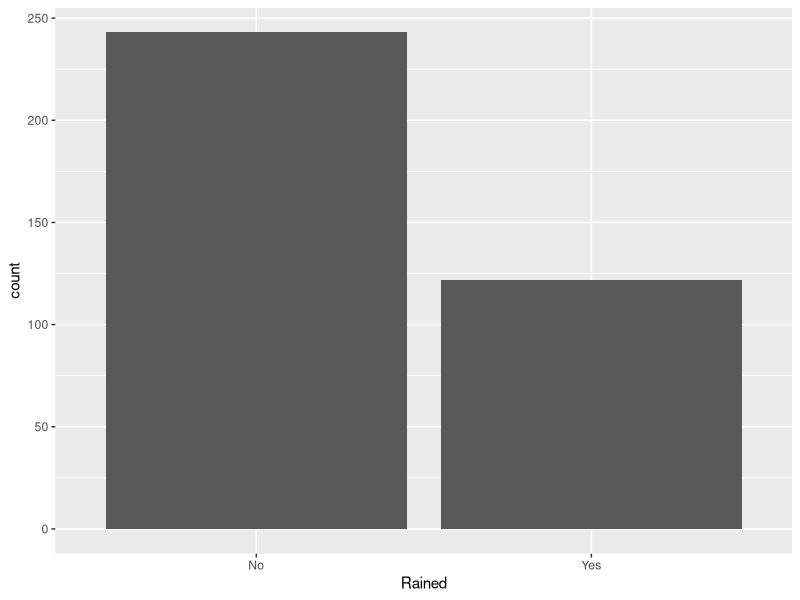

Here is the R script that generated this plot:
library(dplyr)
library(ggplot2)
N <- 365

set.seed(100)
day <- 1:N
temp <- rnorm(N,12,4)
rain <- sample(c("Yes","No"),N,replace=T,prob = c(.3,.7))



weather <- tibble(Day=day, Temperature=temp, Rained=rain)

ggplot(weather,aes(x=Rained))+geom_bar()
